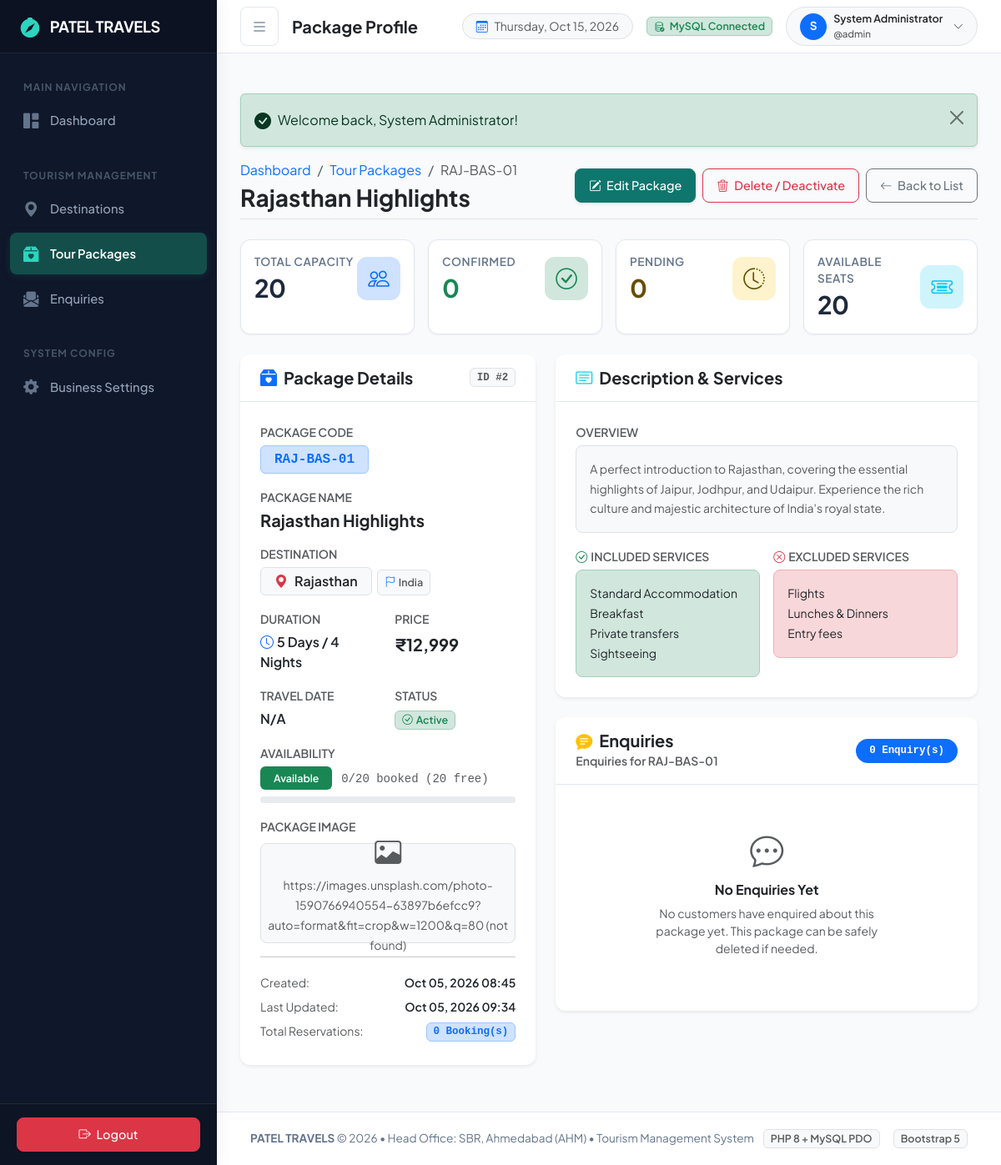
Page /admin/packages/view.php?id=2 (signed in) on the earlier database version.
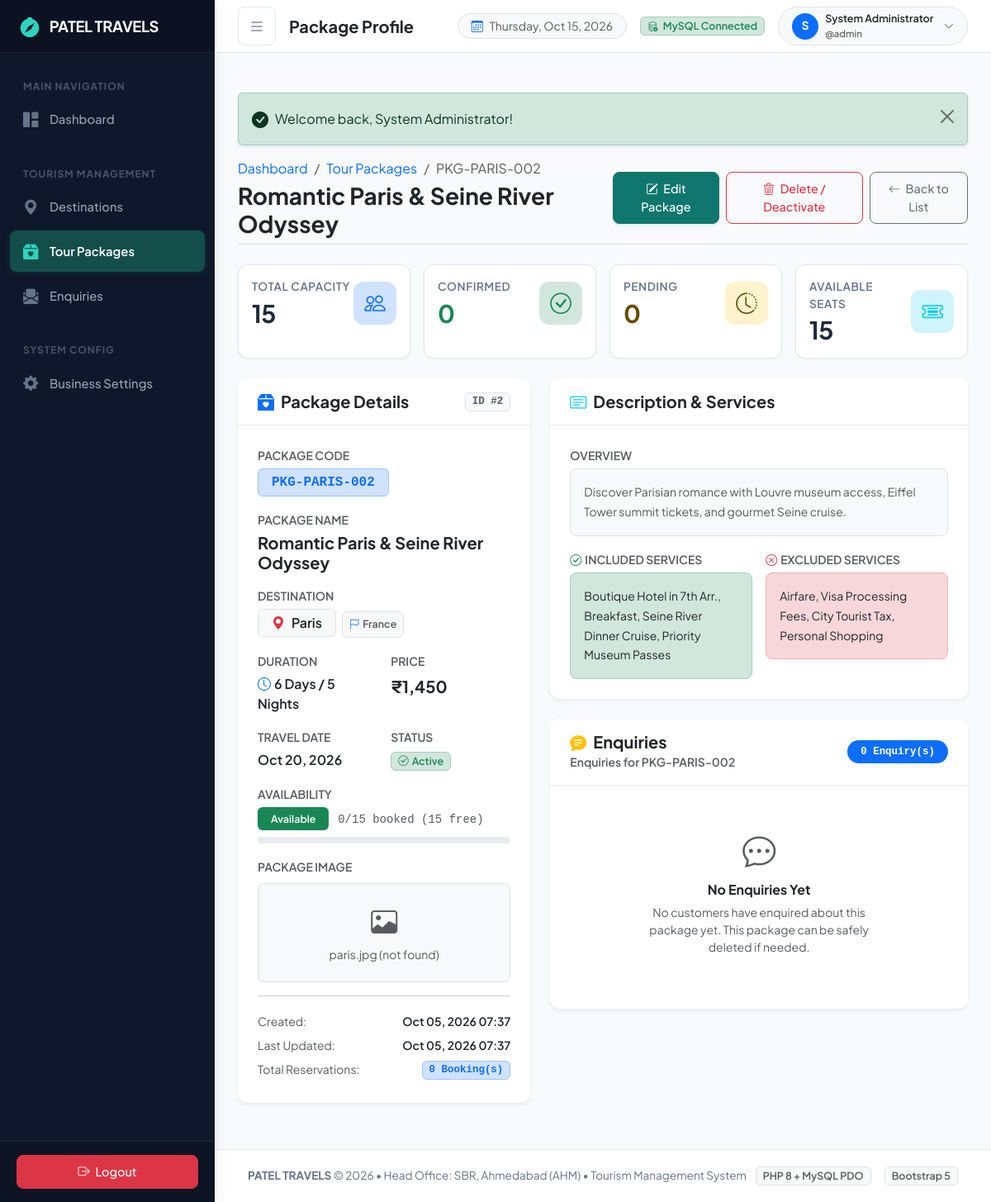
Same page on the later database version.
### tables this page shows
CREATE TABLE `packages` (
  `package_id` int NOT NULL AUTO_INCREMENT,
  `package_code` varchar(50) NOT NULL,
  `package_name` varchar(150) NOT NULL,
  `destination_id` int NOT NULL,
  `plan_type` enum('Day Trip','Basic','Premium','Family','Custom') DEFAULT 'Custom',
  `duration` varchar(50) NOT NULL,
  `duration_days` int DEFAULT NULL,
  `duration_nights` int DEFAULT NULL,
  `price` decimal(10,2) NOT NULL,
  `maximum_capacity` int NOT NULL DEFAULT '20',
  `travel_date` date DEFAULT NULL,
  `description` text,
  `included_services` text,
  `excluded_services` text,
  `image` varchar(255) DEFAULT NULL,
  `status` enum('active','inactive','sold_out') DEFAULT 'active',
  `featured` tinyint(1) DEFAULT '0',
  `display_order` int DEFAULT '0',
  `created_at` datetime DEFAULT CURRENT_TIMESTAMP,
  `updated_at` datetime DEFAULT CURRENT_TIMESTAMP ON UPDATE CURRENT_TIMESTAMP,
  PRIMARY KEY (`package_id`),
  UNIQUE KEY `package_code` (`package_code`),
  KEY `idx_package_destination` (`destination_id`),
  KEY `idx_package_status` (`status`),
  CONSTRAINT `fk_packages_destination` FOREIGN KEY (`destination_id`) REFERENCES `destinations` (`destination_id`) ON DELETE RESTRICT ON UPDATE CASCADE
);

CREATE TABLE `destinations` (
  `destination_id` int NOT NULL AUTO_INCREMENT,
  `destination_name` varchar(100) NOT NULL,
  `country` varchar(100) NOT NULL,
  `description` text,
  `status` enum('active','inactive') DEFAULT 'active',
  `created_at` datetime DEFAULT CURRENT_TIMESTAMP,
  `updated_at` datetime DEFAULT CURRENT_TIMESTAMP ON UPDATE CURRENT_TIMESTAMP,
  PRIMARY KEY (`destination_id`),
  KEY `idx_destination_status` (`status`)
);

### admin/packages/view.php (the view, shortened to what the changed rows need)
<?php
require_once __DIR__ . '/../../includes/auth.php';
$pdo = getDBConnection();
$id = (int)($_GET['id'] ?? 0);
try {
    $stmt = $pdo->prepare('
        SELECT p.*, d.destination_name, d.country, d.status AS dest_status
        FROM packages p
        INNER JOIN destinations d ON p.destination_id = d.destination_id
        WHERE p.package_id = :id
    ');
    $stmt->execute([':id' => $id]);
    $package = $stmt->fetch();
    $stmtBookings = $pdo->prepare('
        SELECT
            COALESCE(SUM(CASE WHEN status = "confirmed" THEN travellers ELSE 0 END), 0) AS confirmed_count,
            COALESCE(SUM(CASE WHEN status IN ("new", "in_discussion", "quoted") THEN travellers ELSE 0 END), 0) AS pending_count,
            COALESCE(SUM(CASE WHEN status = "lost" THEN travellers ELSE 0 END), 0) AS cancelled_count
        FROM enquiries
        WHERE package_id = :id
    ');
    $stmtBookings->execute([':id' => $id]);
    $bookingStats = $stmtBookings->fetch();
    $confirmedCount = (int)$bookingStats['confirmed_count'];
    $pendingCount = (int)$bookingStats['pending_count'];
    $currentBookings = $confirmedCount + $pendingCount;
    $capacity = (int)$package['maximum_capacity'];
    $available = max(0, $capacity - $currentBookings);
    $fillRate = $capacity > 0 ? min(100, round(($currentBookings / $capacity) * 100)) : 0;
    if ($available <= 0) {
        $availLabel = 'Sold Out';
        $availClass = 'bg-danger';
    } elseif ($fillRate >= 50) {
        $availLabel = 'Limited';
        $availClass = 'bg-warning text-dark';
    } else {
        $availLabel = 'Available';
        $availClass = 'bg-success';
    }
} catch (PDOException $e) {
    set_flash_message('danger', 'Database error: ' . $e->getMessage());
    header('Location: ' . url('admin/packages/index.php'));
    exit;
}
require_once __DIR__ . '/../../includes/header.php';
require_once __DIR__ . '/../../includes/navbar.php';
?>
<div class="container-fluid p-0">
    <div class="d-flex flex-column flex-md-row align-items-md-center justify-content-between mb-4 pb-2 border-bottom">
        <div>
            <nav aria-label="breadcrumb">
                <ol class="breadcrumb mb-1 small">
                    <li class="breadcrumb-item"><a href="<?= url('admin/dashboard.php') ?>" class="text-decoration-none">Dashboard</a></li>
                    <li class="breadcrumb-item"><a href="<?= url('admin/packages/index.php') ?>" class="text-decoration-none">Tour Packages</a></li>
                    <li class="breadcrumb-item active" aria-current="page"><?= htmlspecialchars($package['package_code'], ENT_QUOTES, 'UTF-8') ?></li>
                </ol>
            </nav>
            <h3 class="fw-bold mb-0 text-dark"><?= htmlspecialchars($package['package_name'], ENT_QUOTES, 'UTF-8') ?></h3>
        </div>
    </div>
    <div class="row g-3 mb-4">
        <div class="col-6 col-lg-3">
            <div class="card stat-card p-3 h-100">
                <div class="d-flex align-items-center justify-content-between">
                    <div>
                        <div class="stat-label">Total Capacity</div>
                        <div class="stat-number mt-1"><?= $capacity ?></div>
                    </div>
                </div>
            </div>
        </div>
        <div class="col-6 col-lg-3">
            <div class="card stat-card p-3 h-100">
                <div class="d-flex align-items-center justify-content-between">
                    <div>
                        <div class="stat-label">Available Seats</div>
                        <div class="stat-number mt-1 <?= ($available <= 0 ? 'text-danger' : '') ?>"><?= $available ?></div>
                    </div>
                </div>
            </div>
        </div>
    </div>
    <div class="row g-4 mb-4">
        <div class="col-12 col-lg-5">
            <div class="card border-0 shadow-sm h-100">
                <div class="card-header bg-white py-3 d-flex align-items-center justify-content-between">
                    <h5 class="fw-bold mb-0 text-dark"><i class="bi bi-box2-heart-fill text-primary me-2"></i>Package Details</h5>
                    <span class="badge bg-light text-muted border font-monospace">ID #<?= (int)$package['package_id'] ?></span>
                </div>
                <div class="card-body p-4">
                    <div class="mb-3">
                        <div class="mt-1">
                            <span class="badge bg-primary-subtle text-primary border border-primary-subtle fs-6 px-3 py-2 font-monospace">
                                <?= htmlspecialchars($package['package_code'], ENT_QUOTES, 'UTF-8') ?>
                            </span>
                        </div>
                    </div>
                    <div class="mb-3">
                        <label class="text-muted small fw-semibold text-uppercase">Package Name</label>
                        <h5 class="fw-bold text-dark mt-1"><?= htmlspecialchars($package['package_name'], ENT_QUOTES, 'UTF-8') ?></h5>
                    </div>
                    <div class="mb-3">
                        <div class="mt-1">
                            <span class="badge bg-light text-dark border fs-6 px-3 py-2">
                                <i class="bi bi-geo-alt-fill text-danger me-2"></i><?= htmlspecialchars($package['destination_name'], ENT_QUOTES, 'UTF-8') ?>
                            </span>
                            <span class="badge bg-light text-muted border px-2 py-2 ms-1">
                                <i class="bi bi-flag me-1 text-primary"></i><?= htmlspecialchars($package['country'], ENT_QUOTES, 'UTF-8') ?>
                            </span>
                        </div>
                    </div>
                    <div class="row g-3 mb-3">
                        <div class="col-6">
                            <label class="text-muted small fw-semibold text-uppercase">Duration</label>
                            <div class="mt-1 fw-semibold">
                                <i class="bi bi-clock text-primary me-1"></i><?= htmlspecialchars($package['duration'], ENT_QUOTES, 'UTF-8') ?>
                            </div>
                        </div>
                        <div class="col-6">
                            <label class="text-muted small fw-semibold text-uppercase">Price</label>
                            <div class="mt-1 fw-bold fs-5 text-dark"><?= format_currency($package['price']) ?></div>
                        </div>
                    </div>
                    <div class="row g-3 mb-3">
                        <div class="col-6">
                            <label class="text-muted small fw-semibold text-uppercase">Travel Date</label>
                            <div class="mt-1 fw-semibold"><?= format_date($package['travel_date']) ?></div>
                        </div>
                        <div class="col-6">
                            <div class="mt-1"><?= get_status_badge($package['status']) ?></div>
                        </div>
                    </div>
                    <div class="mb-3">
                        <div class="mt-1">
                            <span class="badge <?= $availClass ?> px-3 py-2"><?= $availLabel ?></span>
                            <span class="ms-2 small text-muted font-monospace"><?= $currentBookings ?>/<?= $capacity ?> booked (<?= $available ?> free)</span>
                        </div>
                    </div>
                    <?php
                    $imagePath = '';
                    $imageExists = false;
                    ?>
                    <div class="mb-3">
                        <div class="mt-2">
                            <?php if ($imageExists): ?>
                                <img src="<?= htmlspecialchars($imagePath, ENT_QUOTES, 'UTF-8') ?>"
                                     alt="<?= htmlspecialchars($package['package_name'], ENT_QUOTES, 'UTF-8') ?>"
                                     class="img-fluid rounded-3 border shadow-sm" style="max-height: 200px; object-fit: cover;">
                            <?php else: ?>
                                <div class="bg-light border rounded-3 d-flex align-items-center justify-content-center text-muted" style="height: 120px;">
                                    <div class="text-center">
                                        <i class="bi bi-image fs-2 d-block mb-1"></i>
                                        <small><?= !empty($package['image']) ? htmlspecialchars($package['image'], ENT_QUOTES, 'UTF-8') . ' (not found)' : 'No image uploaded' ?></small>
                                    </div>
                                </div>
                            <?php endif; ?>
                        </div>
                    </div>
                    <div class="small text-muted">
                        <div class="d-flex justify-content-between py-1">
                            <span>Created:</span>
                            <span class="fw-semibold text-dark"><?= format_date($package['created_at'], 'M d, Y H:i') ?></span>
                        </div>
                        <div class="d-flex justify-content-between py-1">
                            <span>Last Updated:</span>
                            <span class="fw-semibold text-dark"><?= format_date($package['updated_at'] ?? $package['created_at'], 'M d, Y H:i') ?></span>
                        </div>
                    </div>
                </div>
            </div>
        </div>
        <div class="col-12 col-lg-7">
            <div class="card border-0 shadow-sm mb-4">
                <div class="card-body p-4">
                    <div class="mb-3">
                        <label class="text-muted small fw-semibold text-uppercase">Overview</label>
                        <div class="p-3 bg-light rounded-3 text-muted small mt-1 border" style="line-height: 1.7;">
                            <?= !empty($package['description']) ? nl2br(htmlspecialchars($package['description'], ENT_QUOTES, 'UTF-8')) : '<em>No description provided.</em>' ?>
                        </div>
                    </div>
                    <div class="row g-3">
                        <div class="col-12 col-md-6">
                            <label class="text-muted small fw-semibold text-uppercase"><i class="bi bi-check-circle text-success me-1"></i>Included Services</label>
                            <div class="p-3 bg-success-subtle rounded-3 small mt-1 border border-success-subtle" style="line-height: 1.7;">
                                <?= !empty($package['included_services']) ? nl2br(htmlspecialchars($package['included_services'], ENT_QUOTES, 'UTF-8')) : '<em class="text-muted">Not specified</em>' ?>
                            </div>
                        </div>
                        <div class="col-12 col-md-6">
                            <label class="text-muted small fw-semibold text-uppercase"><i class="bi bi-x-circle text-danger me-1"></i>Excluded Services</label>
                            <div class="p-3 bg-danger-subtle rounded-3 small mt-1 border border-danger-subtle" style="line-height: 1.7;">
                                <?= !empty($package['excluded_services']) ? nl2br(htmlspecialchars($package['excluded_services'], ENT_QUOTES, 'UTF-8')) : '<em class="text-muted">Not specified</em>' ?>
                            </div>
                        </div>
                    </div>
                </div>
            </div>
            <div class="card border-0 shadow-sm">
                <div class="card-header bg-white py-3 d-flex align-items-center justify-content-between">
                    <div>
                        <h5 class="fw-bold mb-0 text-dark"><i class="bi bi-chat-text-fill text-warning me-2"></i>Enquiries</h5>
                        <small class="text-muted">Enquiries for <?= htmlspecialchars($package['package_code'], ENT_QUOTES, 'UTF-8') ?></small>
                    </div>
                </div>
            </div>
        </div>
    </div>
</div>
<?php
require_once __DIR__ . '/../../includes/footer.php';
?>

### includes/auth.php (shortened to what the changed rows need)
<?php
function url(string $path = ''): string
{
    $cleanPath = ltrim($path, '/');
    return BASE_PATH . '/' . $cleanPath;
}
function format_currency(float|int|string $amount): string
{
    $amount = (float)$amount;
    $isNegative = $amount < 0;
    $amount = abs($amount);
    $parts = explode('.', number_format($amount, 2, '.', ''));
    $whole = $parts[0];
    $fraction = $parts[1];
    $last3 = substr($whole, -3);
    $rest = substr($whole, 0, -3);
    if ($rest != '') {
        $rest = preg_replace('/\B(?=(\d{2})+(?!\d))/', ',', $rest) . ',';
    }
    $formatted = $rest . $last3;
    if ($fraction === '00') {
        return '₹' . $formatted;
    }
    return '₹' . $formatted . '.' . $fraction;
}
function format_date(?string $dateStr, string $format = 'M d, Y'): string
{
    if (empty($dateStr)) {
        return 'N/A';
    }
    $timestamp = strtotime($dateStr);
    return $timestamp ? date($format, $timestamp) : 'N/A';
}
function get_status_badge(string $status): string
{
    $statusLower = strtolower(trim($status));
    return match ($statusLower) {
        'confirmed', 'active' => '<span class="badge bg-success-subtle text-success border border-success-subtle px-2 py-1"><i class="bi bi-check-circle me-1"></i>' . ucfirst($statusLower) . '</span>',
        'pending'             => '<span class="badge bg-warning-subtle text-warning-emphasis border border-warning-subtle px-2 py-1"><i class="bi bi-clock-history me-1"></i>' . ucfirst($statusLower) . '</span>',
        'cancelled', 'inactive' => '<span class="badge bg-danger-subtle text-danger border border-danger-subtle px-2 py-1"><i class="bi bi-x-circle me-1"></i>' . ucfirst($statusLower) . '</span>',
        'sold_out'            => '<span class="badge bg-secondary-subtle text-secondary border border-secondary-subtle px-2 py-1"><i class="bi bi-slash-circle me-1"></i>Sold Out</span>',
        default               => '<span class="badge bg-light text-dark border px-2 py-1">' . htmlspecialchars(ucfirst($status), ENT_QUOTES, 'UTF-8') . '</span>',
    };
}

Differences in the rows shown:
changed packages "Active": package_code "RAJ-BAS-01" → "PKG-PARIS-002"; package_name "Rajasthan Highlights" → "Romantic Paris & Seine River Odyssey"; maximum_capacity "20" → "15"; destination.destination_name "Rajasthan" → "Paris"; destination.country "India" → "France"; duration "5 Days / 4 Nights" → "6 Days / 5 Nights"; price "₹12,999" → "₹1,450"; travel_date "N/A" → "Oct 20, 2026"; image "https://images.unsplash.com/photo-1590766940554-63897b6efcc9?auto=format&fit=crop&w=1200&q=80" → "paris.jpg"; created_at "Oct 05, 2026 08:45" → "Oct 05, 2026 07:37"; updated_at "Oct 05, 2026 09:34" → "Oct 05, 2026 07:37"; description "A perfect introduction to Rajasthan, covering the essential highlights of Jaipur, Jodhpur, and Udaipur. Experience the rich culture and majestic architecture of India's royal state." → "Discover Parisian romance with Louvre museum access, Eiffel Tower summit tickets, and gourmet Seine cruise."; included_services "Standard Accommodation Breakfast Private transfers Sightseeing" → "Boutique Hotel in 7th Arr., Breakfast, Seine River Dinner Cruise, Priority Museum Passes"; excluded_services "Flights Lunches & Dinners Entry fees" → "Airfare, Visa Processing Fees, City Tourist Tax, Personal Shopping"
